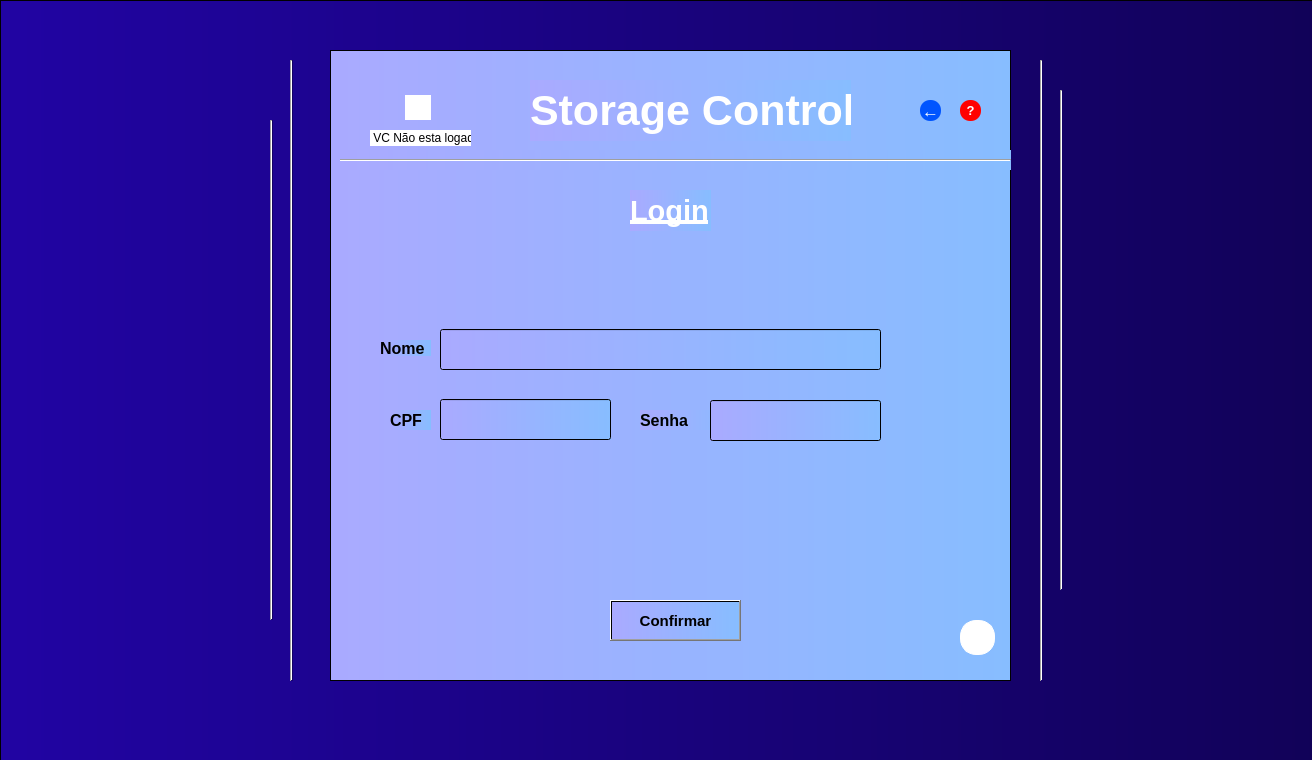
<?xml version="1.0" encoding="UTF-8"?>
<ui version="4.0">
 <class>MainWindow</class>
 <widget class="QMainWindow" name="MainWindow">
  <property name="geometry">
   <rect>
    <x>0</x>
    <y>0</y>
    <width>1312</width>
    <height>760</height>
   </rect>
  </property>
  <property name="windowTitle">
   <string>MainWindow</string>
  </property>
  <widget class="QWidget" name="centralwidget">
   <property name="minimumSize">
    <size>
     <width>1280</width>
     <height>720</height>
    </size>
   </property>
   <property name="maximumSize">
    <size>
     <width>1980</width>
     <height>1080</height>
    </size>
   </property>
   <widget class="QFrame" name="frame">
    <property name="geometry">
     <rect>
      <x>0</x>
      <y>0</y>
      <width>1331</width>
      <height>761</height>
     </rect>
    </property>
    <property name="minimumSize">
     <size>
      <width>1280</width>
      <height>720</height>
     </size>
    </property>
    <property name="maximumSize">
     <size>
      <width>1920</width>
      <height>1080</height>
     </size>
    </property>
    <property name="layoutDirection">
     <enum>Qt::LeftToRight</enum>
    </property>
    <property name="autoFillBackground">
     <bool>false</bool>
    </property>
    <property name="styleSheet">
     <string notr="true">background-color: qlineargradient(spread:pad, x1:0, y1:0, x2:1, y2:0, stop:0 rgb(33, 4, 163), stop:1 rgb(17, 2, 87));

</string>
    </property>
    <property name="frameShape">
     <enum>QFrame::StyledPanel</enum>
    </property>
    <property name="frameShadow">
     <enum>QFrame::Raised</enum>
    </property>
    <widget class="Line" name="line_2">
     <property name="geometry">
      <rect>
       <x>290</x>
       <y>60</y>
       <width>3</width>
       <height>621</height>
      </rect>
     </property>
     <property name="orientation">
      <enum>Qt::Vertical</enum>
     </property>
    </widget>
    <widget class="Line" name="line_3">
     <property name="geometry">
      <rect>
       <x>1040</x>
       <y>60</y>
       <width>3</width>
       <height>621</height>
      </rect>
     </property>
     <property name="orientation">
      <enum>Qt::Vertical</enum>
     </property>
    </widget>
    <widget class="Line" name="line_4">
     <property name="geometry">
      <rect>
       <x>270</x>
       <y>120</y>
       <width>3</width>
       <height>500</height>
      </rect>
     </property>
     <property name="orientation">
      <enum>Qt::Vertical</enum>
     </property>
    </widget>
    <widget class="Line" name="line_5">
     <property name="enabled">
      <bool>true</bool>
     </property>
     <property name="geometry">
      <rect>
       <x>1060</x>
       <y>90</y>
       <width>3</width>
       <height>500</height>
      </rect>
     </property>
     <property name="orientation">
      <enum>Qt::Vertical</enum>
     </property>
    </widget>
    <widget class="QFrame" name="frame_3">
     <property name="geometry">
      <rect>
       <x>330</x>
       <y>50</y>
       <width>681</width>
       <height>631</height>
      </rect>
     </property>
     <property name="font">
      <font>
       <weight>75</weight>
       <bold>true</bold>
      </font>
     </property>
     <property name="focusPolicy">
      <enum>Qt::ClickFocus</enum>
     </property>
     <property name="styleSheet">
      <string notr="true">background-color: qlineargradient(spread:pad, x1:0, y1:0, x2:1, y2:0, stop:1 rgb(135, 189, 255), stop: 0  rgb(170, 170, 255));







</string>
     </property>
     <property name="frameShape">
      <enum>QFrame::StyledPanel</enum>
     </property>
     <property name="frameShadow">
      <enum>QFrame::Raised</enum>
     </property>
     <widget class="QPushButton" name="pushButton_4">
      <property name="geometry">
       <rect>
        <x>630</x>
        <y>50</y>
        <width>21</width>
        <height>21</height>
       </rect>
      </property>
      <property name="font">
       <font>
        <pointsize>10</pointsize>
        <weight>75</weight>
        <bold>true</bold>
       </font>
      </property>
      <property name="cursor">
       <cursorShape>PointingHandCursor</cursorShape>
      </property>
      <property name="mouseTracking">
       <bool>true</bool>
      </property>
      <property name="tabletTracking">
       <bool>true</bool>
      </property>
      <property name="focusPolicy">
       <enum>Qt::WheelFocus</enum>
      </property>
      <property name="styleSheet">
       <string notr="true">QPushButton{
	background-color: rgb(255, 0, 0);
	background-position:center;
	color:rgb(255, 255, 255);
	border-radius: 10px;
}
</string>
      </property>
      <property name="text">
       <string>?</string>
      </property>
      <property name="iconSize">
       <size>
        <width>5</width>
        <height>5</height>
       </size>
      </property>
      <property name="checkable">
       <bool>false</bool>
      </property>
     </widget>
     <widget class="QPushButton" name="pushButton_6">
      <property name="geometry">
       <rect>
        <x>75</x>
        <y>45</y>
        <width>26</width>
        <height>25</height>
       </rect>
      </property>
      <property name="cursor">
       <cursorShape>PointingHandCursor</cursorShape>
      </property>
      <property name="focusPolicy">
       <enum>Qt::WheelFocus</enum>
      </property>
      <property name="styleSheet">
       <string notr="true">QPushButton{
	background-color: rgb(255, 255, 255);
	border: 1px solid rgb(255, 255, 255);
	background-image: url(:/Icons/imagens/profile-user.png);
	border-radius:25px;
}</string>
      </property>
      <property name="text">
       <string/>
      </property>
     </widget>
     <widget class="Line" name="line_6">
      <property name="geometry">
       <rect>
        <x>10</x>
        <y>100</y>
        <width>671</width>
        <height>20</height>
       </rect>
      </property>
      <property name="orientation">
       <enum>Qt::Horizontal</enum>
      </property>
     </widget>
     <widget class="QLabel" name="label_7">
      <property name="geometry">
       <rect>
        <x>200</x>
        <y>30</y>
        <width>321</width>
        <height>61</height>
       </rect>
      </property>
      <property name="font">
       <font>
        <family>Segoe UI</family>
        <pointsize>32</pointsize>
        <weight>75</weight>
        <bold>true</bold>
        <underline>false</underline>
        <strikeout>false</strikeout>
        <stylestrategy>PreferDefault</stylestrategy>
        <kerning>true</kerning>
       </font>
      </property>
      <property name="styleSheet">
       <string notr="true">color:rgb(255, 255, 255);
</string>
      </property>
      <property name="text">
       <string>Storage Control </string>
      </property>
     </widget>
     <widget class="QLabel" name="label_9">
      <property name="geometry">
       <rect>
        <x>40</x>
        <y>80</y>
        <width>101</width>
        <height>16</height>
       </rect>
      </property>
      <property name="styleSheet">
       <string notr="true">background-color: rgb(255, 255, 255);</string>
      </property>
      <property name="text">
       <string> VC Não esta logado</string>
      </property>
     </widget>
     <widget class="QPushButton" name="pushButton_7">
      <property name="geometry">
       <rect>
        <x>630</x>
        <y>570</y>
        <width>35</width>
        <height>35</height>
       </rect>
      </property>
      <property name="cursor">
       <cursorShape>PointingHandCursor</cursorShape>
      </property>
      <property name="styleSheet">
       <string notr="true">QPushButton{
	background-color: rgb(255, 255, 255);
	border: 1px solid rgb(255, 255, 255);
	background-image: url(:/icons/botton_engine.png);
	background-repeat: no-repeat;
	background-position: center;
	border-radius:16px;
}</string>
      </property>
      <property name="text">
       <string/>
      </property>
     </widget>
     <widget class="QLabel" name="label_10">
      <property name="geometry">
       <rect>
        <x>300</x>
        <y>140</y>
        <width>81</width>
        <height>41</height>
       </rect>
      </property>
      <property name="font">
       <font>
        <family>Segoe UI</family>
        <pointsize>22</pointsize>
        <weight>75</weight>
        <italic>false</italic>
        <bold>true</bold>
        <underline>true</underline>
       </font>
      </property>
      <property name="styleSheet">
       <string notr="true">color: rgb(255, 255, 255)</string>
      </property>
      <property name="text">
       <string>Login</string>
      </property>
     </widget>
     <widget class="QLabel" name="label_11">
      <property name="geometry">
       <rect>
        <x>50</x>
        <y>290</y>
        <width>51</width>
        <height>16</height>
       </rect>
      </property>
      <property name="font">
       <font>
        <pointsize>12</pointsize>
        <weight>75</weight>
        <bold>true</bold>
       </font>
      </property>
      <property name="text">
       <string>Nome</string>
      </property>
     </widget>
     <widget class="QLineEdit" name="lineEdit_5">
      <property name="geometry">
       <rect>
        <x>110</x>
        <y>349</y>
        <width>171</width>
        <height>41</height>
       </rect>
      </property>
      <property name="font">
       <font>
        <pointsize>12</pointsize>
        <weight>75</weight>
        <bold>true</bold>
       </font>
      </property>
      <property name="styleSheet">
       <string notr="true">QLineEdit:focus{
	border: 2px solid rgb(255, 255, 255);  
	color:rgb(255, 255, 255);
}
</string>
      </property>
     </widget>
     <widget class="QLabel" name="label_13">
      <property name="geometry">
       <rect>
        <x>310</x>
        <y>360</y>
        <width>101</width>
        <height>20</height>
       </rect>
      </property>
      <property name="font">
       <font>
        <pointsize>12</pointsize>
        <weight>75</weight>
        <bold>true</bold>
       </font>
      </property>
      <property name="text">
       <string>Senha</string>
      </property>
     </widget>
     <widget class="QLabel" name="label_14">
      <property name="geometry">
       <rect>
        <x>60</x>
        <y>360</y>
        <width>41</width>
        <height>20</height>
       </rect>
      </property>
      <property name="font">
       <font>
        <pointsize>12</pointsize>
        <weight>75</weight>
        <bold>true</bold>
       </font>
      </property>
      <property name="text">
       <string>CPF</string>
      </property>
     </widget>
     <widget class="QLineEdit" name="lineEdit_7">
      <property name="geometry">
       <rect>
        <x>380</x>
        <y>350</y>
        <width>171</width>
        <height>41</height>
       </rect>
      </property>
      <property name="styleSheet">
       <string notr="true">QLineEdit:focus{
	border: 2px solid;
	
}
</string>
      </property>
      <property name="echoMode">
       <enum>QLineEdit::Password</enum>
      </property>
     </widget>
     <widget class="QPushButton" name="pushButton_8">
      <property name="geometry">
       <rect>
        <x>280</x>
        <y>550</y>
        <width>131</width>
        <height>41</height>
       </rect>
      </property>
      <property name="font">
       <font>
        <pointsize>11</pointsize>
        <weight>75</weight>
        <bold>true</bold>
       </font>
      </property>
      <property name="cursor">
       <cursorShape>PointingHandCursor</cursorShape>
      </property>
      <property name="mouseTracking">
       <bool>false</bool>
      </property>
      <property name="focusPolicy">
       <enum>Qt::ClickFocus</enum>
      </property>
      <property name="text">
       <string>Confirmar</string>
      </property>
     </widget>
     <widget class="QLineEdit" name="lineEdit_8">
      <property name="geometry">
       <rect>
        <x>110</x>
        <y>279</y>
        <width>441</width>
        <height>41</height>
       </rect>
      </property>
      <property name="font">
       <font>
        <pointsize>12</pointsize>
        <weight>75</weight>
        <bold>true</bold>
       </font>
      </property>
      <property name="styleSheet">
       <string notr="true">QLineEdit:focus{
	border: 2px solid rgb(255, 255, 255);  
	color:rgb(255, 255, 255);
}


</string>
      </property>
     </widget>
     <widget class="QPushButton" name="pushButton_5">
      <property name="geometry">
       <rect>
        <x>590</x>
        <y>50</y>
        <width>21</width>
        <height>21</height>
       </rect>
      </property>
      <property name="font">
       <font>
        <pointsize>13</pointsize>
        <weight>75</weight>
        <bold>true</bold>
       </font>
      </property>
      <property name="cursor">
       <cursorShape>PointingHandCursor</cursorShape>
      </property>
      <property name="mouseTracking">
       <bool>true</bool>
      </property>
      <property name="tabletTracking">
       <bool>true</bool>
      </property>
      <property name="focusPolicy">
       <enum>Qt::WheelFocus</enum>
      </property>
      <property name="styleSheet">
       <string notr="true">QPushButton{
	background-color: rgb(0, 85, 255);
	background-position:center;
	color:rgb(255, 255, 255);
	border-radius: 10px;
}
</string>
      </property>
      <property name="text">
       <string>←</string>
      </property>
      <property name="iconSize">
       <size>
        <width>5</width>
        <height>5</height>
       </size>
      </property>
      <property name="checkable">
       <bool>false</bool>
      </property>
     </widget>
    </widget>
   </widget>
  </widget>
 </widget>
 <resources>
  <include location="file_rc.qrc"/>
  <include location="imagens/file2.qrc"/>
 </resources>
 <connections/>
</ui>
